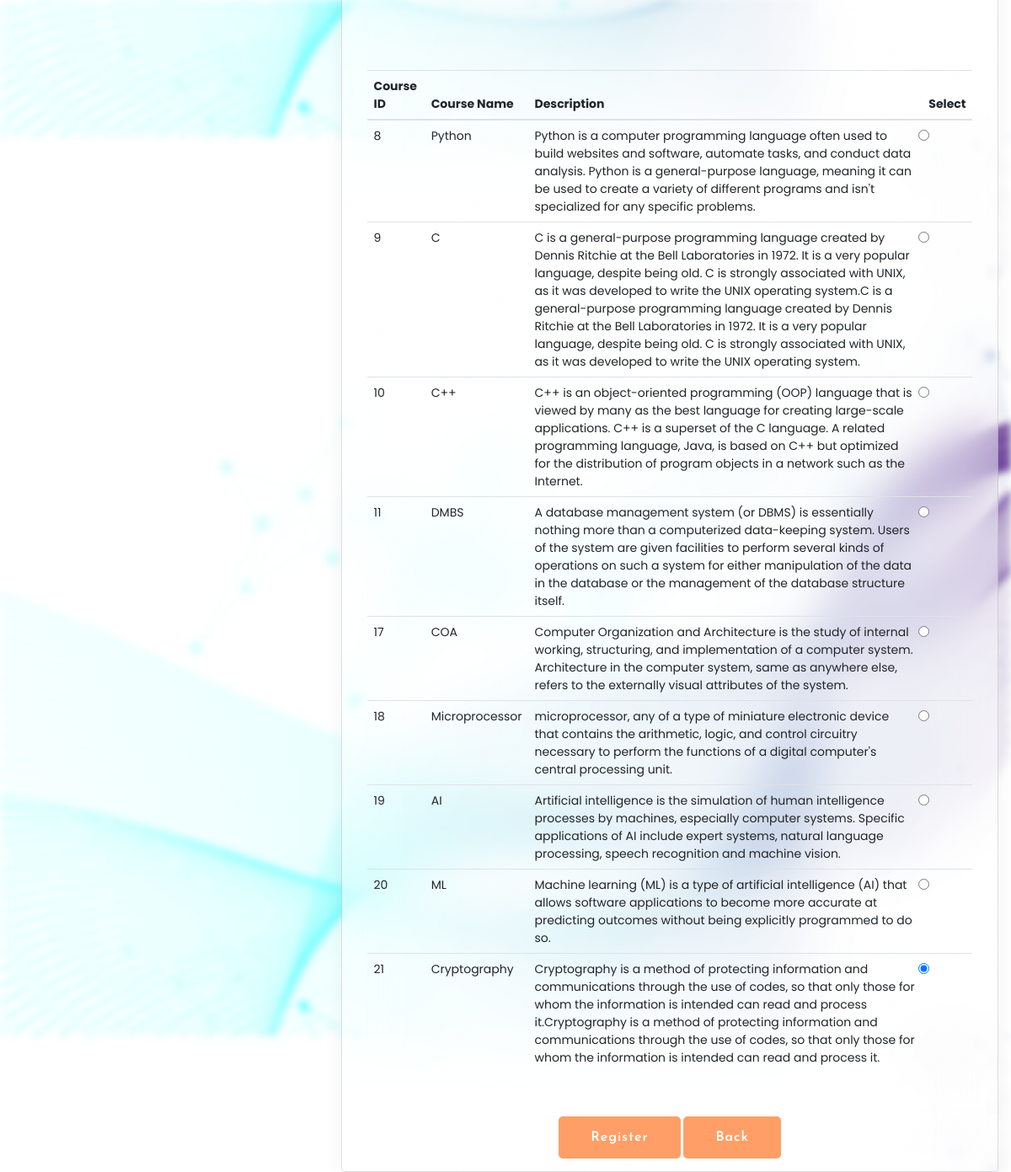
/stu-cou-reg/course-reg/1, run on the app's committed database.
### stu_cou_reg/models.py (models this page shows)
class CourseData(models.Model):
    course_id = models.BigAutoField(primary_key='True')
    course_name = models.CharField(max_length=16,unique='True',null='True')
    description = models.CharField(max_length=500)
    class Meta:
        db_table='Courses'

### stu_cou_reg/views.py (the view)
# urls.py: path('course-reg/<int:id>', views.course_reg_page, name='course_reg_page'),
def course_reg_page(request, id):
    print(id)
    user = User.objects.get( id = id )
    print(user)
    return render(request,'course_reg.html',{ 'user_id' : id , 'all_courses_data' : CourseData.objects.all().values()})

### templates/course_reg.html (shortened to what this page needs)
{% load static %}
<!DOCTYPE html>
<html lang="en">
    <head>
        <link rel="stylesheet" href="{% static 'assets/css/bootstrap.min.css' %}">
        <link rel="stylesheet" href="{% static 'assets/css/owl.carousel.min.css' %}">
        <link rel="stylesheet" href="{% static 'assets/css/slicknav.css' %}">
        <link rel="stylesheet" href="{% static 'assets/css/flaticon.css' %}">
        <link rel="stylesheet" href="{% static 'assets/css/progressbar_barfiller.css' %}">
        <link rel="stylesheet" href="{% static 'assets/css/gijgo.css' %}">
        <link rel="stylesheet" href="{% static 'assets/css/animate.min.css' %}">
        <link rel="stylesheet" href="{% static 'assets/css/animated-headline.css' %}">
        <link rel="stylesheet" href="{% static 'assets/css/magnific-popup.css' %}">
        <link rel="stylesheet" href="{% static 'assets/css/fontawesome-all.min.css' %}">
        <link rel="stylesheet" href="{% static 'assets/css/themify-icons.css' %}">
        <link rel="stylesheet" href="{% static 'assets/css/slick.css' %}">
        <link rel="stylesheet" href="{% static 'assets/css/nice-select.css' %}">
        <link rel="stylesheet" href="{% static 'assets/css/style.css' %}">
        <link rel="stylesheet" href="{% static 'assets/css/style2.css' %}">
        <link rel="stylesheet" href="{% static 'assets/css/responsive2.css' %}">
        <link rel="stylesheet" href="{% static 'assets/fonts/remixicon.css' %}">
      </head>
<body>
    <span class="main_bg"></span>
    <div class="container">
      <section class="timeline_about card">
          <div class="tabs">
          </div>
          <div class="contact_Info">
            <form action="{% url 'course_reg_form' %}" method="post">
              <br>
              <br><br>
              <div class="container-fluid" >
                <table class="table">
                  <thead>
                    <tr>
                      <th scope="col">Course ID</th>
                      <th scope="col">Course Name</th>
                      <th scope="col">Description</th>
                      <th scope="col">Select</th>
                    </tr>
                  </thead>
                  <tbody>
                  {% for x in all_courses_data %}
                      <tr>
                          <td>{{ x.course_id }}</td>
                          <td>{{ x.course_name }}</td>
                          <td>{{ x.description }}</td>
                          <td>
                            <input class="form-check-input" type="radio" name="course_reg_radios" value="{{ x.course_id }}" checked>
                          </td>
                      </tr>
                  {% endfor %}
                  </tbody>
                </table>
              </div>
              <br><br>
              <center>
                <button type="submit" class="btn btn-warning" value="Register" name="Register">Register</button>
                <button type="submit" class="btn btn-warning" value="Back" name="Back">Back</button>
              </center>
            </form>
          </div>
      </section>
    </div>
</body>
</html>

### events/static/assets/css/style2.css (style rules this page uses)
* { padding: 0; margin: 0; font-size: 14px; font-family: sans-serif; list-style: none; text-decoration: none; font-family: "Poppins", sans-serif; }
html { font-size: 10px; }
:root { --f1-color: #fff; --f2-color: #000; --f3-color: rgba(0, 0, 0, 0.8); --f4-color: rgba(0, 0, 0, 0.6); --f5-color: #0099cc; --f6-color: #88cee6; --bg1-color: #fff; --bg2-color: #000; --bg3-color: #33ccff; --bg4-color: #33cc33; --bg5-color: #0099cc; --bg6-color: rgba(0, 0, 0, 0.4); --bg7-color: rgba(0, 0, 0, 0.2); --glass-bg: linear-gradient( to right bottom, rgba(255, 255, 255, 0.5), rgba(255, 255, 255, 0.3) ); --C-lg-bg: linear-gradient(45deg, #ff3399, #ff9933); --xxxl-fs: 2.2rem; --xxl-fs: 1.8rem; --xl-fs: 1.6rem; --l-fs: 1.4rem; --m-fs: 1.2rem; --s-fs: 1.1rem; --xs-fs: 1rem; --m-2-5: 2.5rem; --m-1-8: 1.8rem; --m-1-5: 1.5rem; --m-0-6: 0.6rem; --m-0-5: 0.5rem; --m-0-3: 0.3rem; --p-2-5: 2.5rem; --p-1-5: 1.5rem; --p-1-0: 1rem; --p-0-8: 0.8rem; --p-0-5: 0.5rem; --p-0-4: 0.4rem; --p-0-3: 0.3rem; }
body { display: flex; justify-content: center; align-items: center; min-height: 100vh; }
.main_bg { position: absolute; top: 0; left: 0; width: 100%; height: 100%; background: url(bg.png); background-position: left; z-index: -1; filter: blur(5px); }
.container { position: relative; bottom: 50px; display: grid; grid-template-columns: 1fr 2fr; grid-template-areas: "header header" "userProfile userDetails" "work_skills timeline_about" "work_skills timeline_about"; width: 100%; height: 100vh; }
.timeline_about { grid-area: timeline_about; }
.container .card { background: var(--glass-bg); backdrop-filter: blur(3rem); border-radius: 0.5rem; box-shadow: 0 0 25px rgba(0, 0, 0, 0.05); padding: var(--p-1-5); }
.timeline_about { padding: var(--p-2-5); }

### data on the page
CourseData: course_id "8", course_name "Python", description "Python is a computer programming language often used to build websites and software, automate tasks, and conduct data analysis. Python is a general-purpose language, meaning it can be used to create a variety of different programs and isn't specialized for any specific problems."
CourseData: course_id "9", course_name "C", description "C is a general-purpose programming language created by Dennis Ritchie at the Bell Laboratories in 1972. It is a very popular language, despite being old. C is strongly associated with UNIX, as it was developed to write the UNIX operating system.C is a general-purpose programming language created by Dennis Ritchie at the Bell Laboratories in 1972. It is a very popular language, despite being old. C is strongly associated with UNIX, as it was developed to write the UNIX operating system."
CourseData: course_id "10", course_name "C++", description "C++ is an object-oriented programming (OOP) language that is viewed by many as the best language for creating large-scale applications. C++ is a superset of the C language. A related programming language, Java, is based on C++ but optimized for the distribution of program objects in a network such as the Internet."
CourseData: course_id "11", course_name "DMBS", description "A database management system (or DBMS) is essentially nothing more than a computerized data-keeping system. Users of the system are given facilities to perform several kinds of operations on such a system for either manipulation of the data in the database or the management of the database structure itself."
CourseData: course_id "17", course_name "COA", description "Computer Organization and Architecture is the study of internal working, structuring, and implementation of a computer system. Architecture in the computer system, same as anywhere else, refers to the externally visual attributes of the system."
CourseData: course_id "18", course_name "Microprocessor", description "microprocessor, any of a type of miniature electronic device that contains the arithmetic, logic, and control circuitry necessary to perform the functions of a digital computer's central processing unit."
CourseData: course_id "19", course_name "AI", description "Artificial intelligence is the simulation of human intelligence processes by machines, especially computer systems. Specific applications of AI include expert systems, natural language processing, speech recognition and machine vision."
CourseData: course_id "20", course_name "ML", description "Machine learning (ML) is a type of artificial intelligence (AI) that allows software applications to become more accurate at predicting outcomes without being explicitly programmed to do so."
CourseData: course_id "21", course_name "Cryptography", description "Cryptography is a method of protecting information and communications through the use of codes, so that only those for whom the information is intended can read and process it.Cryptography is a method of protecting information and communications through the use of codes, so that only those for whom the information is intended can read and process it."
